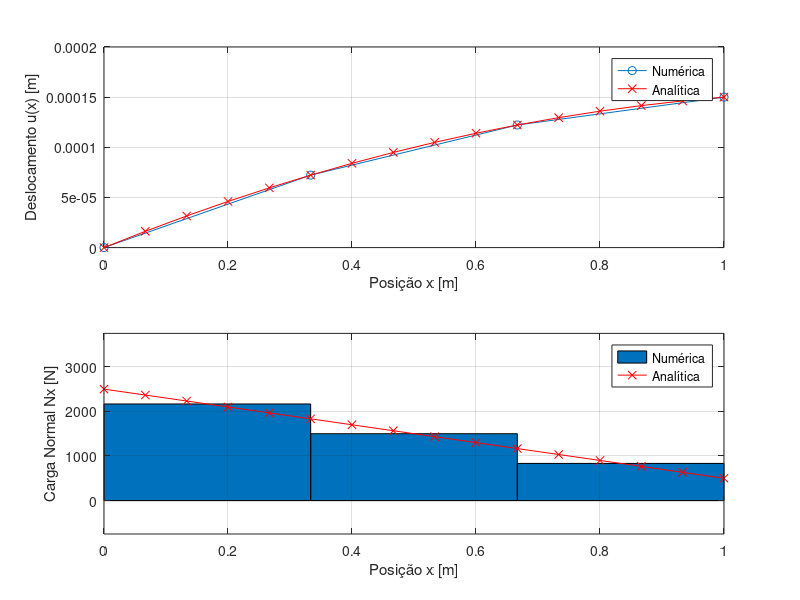

This chart was generated by the following MATLAB code:
% **************************************************
% Barra carga Constante
%
% E*A*u'' = -po
% u(0) = 0
% du(L)/dx = F/EA
%
% Solução Analítica u(x) = Fx/EA + (po/2EA) * (2L-x) * x
% Força de Reação R(0) = -(poL + F)
%
% Malha de Elementos Finitos
%
% 1-----2-----3-----4 ... node number
% 1 2 3 element number
% **************************************************

close all;
clear all;
clc;

%% Entrada de dados

L = 1; % Comprimento total da Barra
E = 100e9; % Módulo de elasticidade
A = (10e-3)^2; % Área
F = 500; % Carga pontual na extremidade direita x=L
po = 2000; % Carga distribuída constante
nel = 3; % Número de elementos

%% Gerando a malha

nnos = nel + 1; % Número de nós
he = L / nel; % Comprimento do elemento
xn = 0:he:L; % Coordenadas nodais
inci = [[1:nnos-1]' [2:nnos]']; % Formação dos elementos

%% Montagem da matriz de Rigidez

Kg = zeros(nnos);
uh = zeros(nnos, 1);
Fg = zeros(nnos, 1);

ke = (E*A / he) * [1 -1; -1 1]; % Rigidez do elemento
fe = (po * he / 2) * [1; 1]; % Carga nodal equivalente > po

for e = 1:nel
    Kg(inci(e, :), inci(e, :)) = Kg(inci(e, :), inci(e, :)) + ke;
    Fg(inci(e, :), 1) = Fg(inci(e, :), 1) + fe;
end

Fg(end, 1) = Fg(end, 1) + F; % Carga pontual no nó da direita
freedofs = 2:nnos; % Aplicar as condições de contorno
uh(freedofs, 1) = Kg(freedofs, freedofs) \ Fg(freedofs, 1); % Cálculo da resposta

%% Pós-processamento

% cálculo das forças internas
for e = 1:nel
    NxEl(e) = E*A / he * [-1 1] * uh(inci(e, :));
end

%% Cálculo da solução analítica
x = 0:he/5:L;
u = (F / (E*A)) * x + (po / (2 * E * A)) * (2 * L - x) .* x;
Nx = F + po * (L - x);

%% Gráficos
% Deslocamentos
figure(1);
subplot(2, 1, 1);
plot(xn, uh(:, 1), '-o', x, u, 'r-x');
grid on;
legend('Numérica', 'Analítica');
xlabel('Posição x [m]'); ylabel('Deslocamento u(x) [m]');

% Força normal
subplot(2, 1, 2);
bar((xn(2:nel+1) + xn(1:nel)) / 2, NxEl(1:nel), 1);
hold on;
plot(x, Nx, 'r-x');
grid on;
axis([0 L -1.5 * abs(min(Nx)), 1.5 * abs(max(Nx))]);
xlabel('Posição x [m]'); ylabel('Carga Normal Nx [N]');
legend('Numérica', 'Analítica');
hold off;